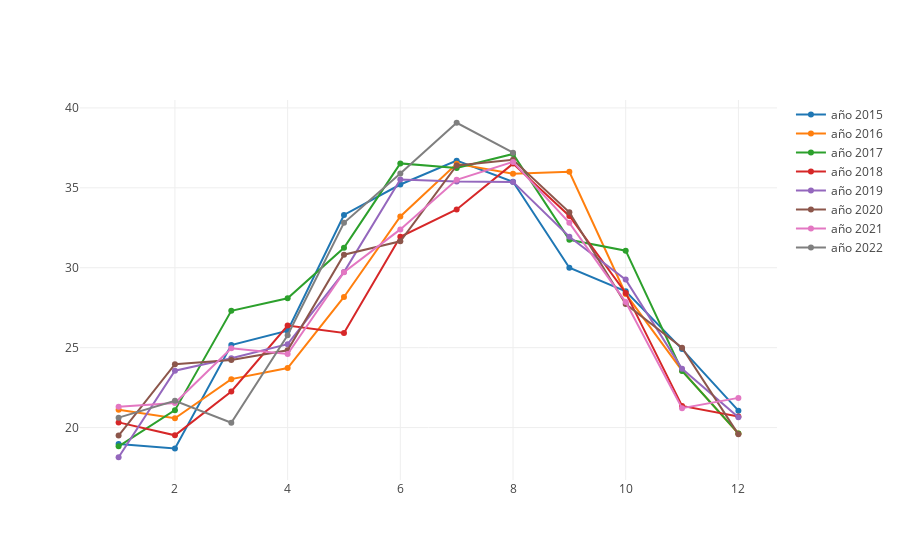

Notebook source saved alongside this figure:
### Code cell
/*val year2010= Scatter(
  months,
  data2010,
  name = "año 2010"
)

val year2011 = Scatter(
  months,
  data2011,
  name = "año 2011"
)

val year2012 = Scatter(
  months,
  data2012,
  name = "año 2012"
)

val year2013 = Scatter(
  months,
  data2013,
  name = "año 2013"
)

val year2014 = Scatter(
  months,
  data2014,
  name = "año 2014"
)
*/
val year2015 = Scatter(
  months,
  data2015,
  name = "año 2015"
)

val year2016 = Scatter(
  months,
  data2016,
  name = "año 2016"
)

val year2017 = Scatter(
  months,
  data2017,
  name = "año 2017"
)

val year2018 = Scatter(
  months,
  data2018,
  name = "año 2018"
)

val year2019 = Scatter(
  months,
  data2019,
  name = "año 2019"
)

val year2020 = Scatter(
  months,
  data2020,
  name = "año 2020"
)

val year2021 = Scatter(
  months,
  data2021,
  name = "año 2021"
)

val year2022 = Scatter(
  months,
  data2022,
  name = "año 2022"
)



val dataToPlot = Seq(year2015, year2016, year2017, year2018, year2019, year2020, year2021, year2022)

plot(dataToPlot)

### Figure 1 — Plotly figure (JSON) as saved in the notebook; plotly's stock layout.template omitted (floating-point values rounded to 4 significant figures)
{"data": [{"name": "año 2015", "type": "scatter", "x": [1, 2, 3, 4, 5, 6, 7, 8, 9, 10, 11, 12], "y": [18.97, 18.7, 25.16, 26.06, 33.3, 35.21, 36.7, 35.38, 30, 28.53, 24.91, 21.06]}, {"name": "año 2016", "type": "scatter", "x": [1, 2, 3, 4, 5, 6, 7, 8, 9, 10, 11, 12], "y": [21.11, 20.58, 23.03, 23.72, 28.17, 33.21, 36.5, 35.88, 36, 28.36, 23.57, 19.63]}, {"name": "año 2017", "type": "scatter", "x": [1, 2, 3, 4, 5, 6, 7, 8, 9, 10, 11, 12], "y": [18.82, 21.09, 27.3, 28.09, 31.25, 36.53, 36.24, 37.12, 31.75, 31.07, 23.54, 19.64]}, {"name": "año 2018", "type": "scatter", "x": [1, 2, 3, 4, 5, 6, 7, 8, 9, 10, 11, 12], "y": [20.32, 19.52, 22.26, 26.38, 25.91, 31.94, 33.65, 36.51, 33.24, 28.42, 21.35, 20.7]}, {"name": "año 2019", "type": "scatter", "x": [1, 2, 3, 4, 5, 6, 7, 8, 9, 10, 11, 12], "y": [18.14, 23.56, 24.34, 25.22, 29.73, 35.51, 35.39, 35.37, 31.94, 29.26, 23.68, 20.65]}, {"name": "año 2020", "type": "scatter", "x": [1, 2, 3, 4, 5, 6, 7, 8, 9, 10, 11, 12], "y": [19.5, 23.96, 24.22, 24.83, 30.82, 31.65, 36.4, 36.75, 33.47, 27.73, 25, 19.58]}, {"name": "año 2021", "type": "scatter", "x": [1, 2, 3, 4, 5, 6, 7, 8, 9, 10, 11, 12], "y": [21.31, 21.54, 24.96, 24.6, 29.72, 32.4, 35.5, 36.62, 32.81, 27.85, 21.21, 21.86]}, {"name": "año 2022", "type": "scatter", "x": [1, 2, 3, 4, 5, 6, 7, 8, 9, 10, 11, 12], "y": [20.62, 21.68, 20.3, 25.77, 32.81, 35.9, 39.07, 37.2]}], "layout": {}}
